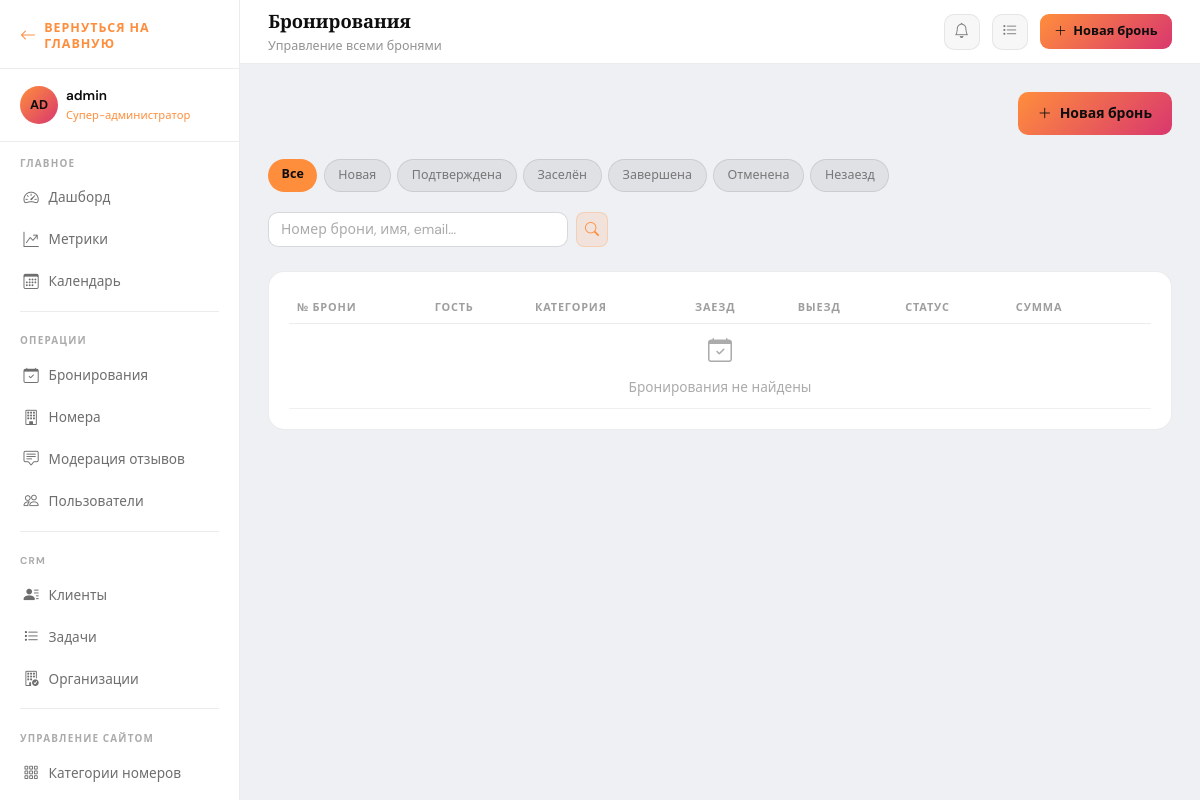
The page /dashboard/bookings/ (signed in) on the database its author committed.
### apps/accounts/models.py (models this page shows, shortened)
class User(AbstractUser, TimeStampedModel):
    username = None
    email = models.EmailField(_("email"), unique=True)
    role = models.CharField(
        _("роль"),
        max_length=20,
        choices=UserRole.choices,
        default=UserRole.USER,
        db_index=True,
    )
    phone = models.CharField(
        _("телефон"), max_length=20, blank=True, validators=[phone_validator]
    )
    patronymic = models.CharField(_("отчество"), max_length=150, blank=True)
    date_of_birth = models.DateField(_("дата рождения"), null=True, blank=True)
    avatar = models.ImageField(
        _("аватар"), upload_to="avatars/%Y/%m/", null=True, blank=True
    )
    preferred_language = models.CharField(
        _("язык интерфейса"), max_length=10, default="ru", blank=True,
        choices=[("ru", "Русский"), ("en", "English")],
    )
    marketing_consent    = models.BooleanField(_("согласие на рассылку"), default=False)
    email_notifications  = models.BooleanField(_("email-уведомления"),    default=True)
    USERNAME_FIELD  = "email"
    REQUIRED_FIELDS = []
    objects = UserManager()
    class Meta:
        verbose_name         = _("пользоваостиница")
        verbose_name_plural  = _("пользователи")
        ordering             = ["-created_at"]
        indexes = [
            models.Index(fields=["role", "is_active"]),
        ]
    @property
    def is_plain_user(self) -> bool:
        return self.role == UserRole.USER and not self.is_superuser
    @property
    def is_receptionist(self) -> bool:
        return self.has_role(UserRole.RECEPTIONIST)
    @property
    def is_manager(self) -> bool:
        return self.has_role(UserRole.MANAGER)
    @property
    def is_admin(self) -> bool:
        return self.has_role(UserRole.ADMIN)
    @property
    def is_super_admin(self) -> bool:
        return self.is_superuser or self.role == UserRole.SUPER_ADMIN
    def has_role(self, minimum_role: str) -> bool:
        if self.is_superuser:
            return True
        return role_gte(self.role, minimum_role)
    def get_short_name(self) -> str:
        return self.first_name or self.email.split("@")[0]
    def get_initials(self) -> str:
        parts = [self.first_name[:1], self.last_name[:1]]
        return "".join(p for p in parts if p).upper() or self.email[:2].upper()
    @property
    def push_notifications_unread_count(self) -> int:
        return self.push_notifications.filter(is_read=False).count()

### apps/dashboard/views.py (the view, shortened to what this page needs)
# urls.py: path("bookings/",                           views.BookingManagementView.as_view(), name="bookings"),
class BookingManagementView(ReceptionistRequiredMixin, ListView):
    template_name       = "dashboard/bookings.html"
    context_object_name = "bookings"
    paginate_by         = 20
    def get_queryset(self):
        return get_all_bookings_for_management(
            status=self.request.GET.get("status", ""),
            search=self.request.GET.get("q", ""),
        )
    def get_context_data(self, **kwargs):
        ctx = super().get_context_data(**kwargs)
        ctx["status_filter"]  = self.request.GET.get("status", "")
        ctx["search_query"]   = self.request.GET.get("q", "")
        ctx["status_choices"] = BookingStatus.choices
        return ctx

### templates/dashboard/bookings.html (shortened to what this page needs)
{% extends "dashboard/base_dashboard.html" %}
{% block dashboard_title %}Бронирования{% endblock %}
{% block dashboard_subtitle %}Управление всеми бронями{% endblock %}
{% block dashboard_content %}
<div class="d-flex justify-content-end mb-4">
  <a href="{% url 'bookings:staff_create' %}"
     style="background:linear-gradient(135deg,#ff8e3c,#d9376e);border:none;border-radius:10px;
            color:#0d0d0d;padding:.65rem 1.25rem;font-size:.875rem;font-weight:700;
            text-decoration:none;display:inline-flex;align-items:center;gap:.5rem">
    <i class="bi bi-plus-lg"></i>Новая бронь
  </a>
</div>
<div style="display:flex;gap:.4rem;flex-wrap:wrap;margin-bottom:1.25rem">
  <a href="?{% if search_query %}q={{ search_query }}{% endif %}"
     style="padding:.35rem .85rem;border-radius:20px;font-size:.78rem;text-decoration:none;
            {% if not status_filter %}background:#ff8e3c;color:#0d0d0d;font-weight:600;{% else %}background:rgba(13,13,13,.06);color:rgba(13,13,13,.5);border:1px solid rgba(13,13,13,.1);{% endif %}">
    Все
  </a>
  {% for val, lbl in status_choices %}
  <a href="?status={{ val }}{% if search_query %}&q={{ search_query }}{% endif %}"
     style="padding:.35rem .85rem;border-radius:20px;font-size:.78rem;text-decoration:none;
            {% if status_filter == val %}background:#ff8e3c;color:#0d0d0d;font-weight:600;{% else %}background:rgba(13,13,13,.06);color:rgba(13,13,13,.5);border:1px solid rgba(13,13,13,.1);{% endif %}">
    {{ lbl }}
  </a>
  {% endfor %}
</div>
<form method="get" class="d-flex gap-2 mb-4">
  <input type="text" name="q" value="{{ search_query }}"
         placeholder="Номер брони, имя, email…"
         class="form-control" style="max-width:300px;font-size:.875rem" />
  <button type="submit" class="btn btn-sm"
          style="background:rgba(255,142,60,.12);color:#ff8e3c;border:1px solid rgba(255,142,60,.25);border-radius:8px">
    <i class="bi bi-search"></i>
  </button>
</form>
<div class="dash-card">
  <div class="dash-table-wrap">
    <table class="dash-table">
      <thead>
        <tr>
          <th>№ брони</th><th>Гость</th><th>Категория</th>
          <th>Заезд</th><th>Выезд</th><th>Статус</th><th>Сумма</th><th></th>
        </tr>
      </thead>
      <tbody>
        {% for b in bookings %}
        <tr>
          <td>
            <a href="{% url 'bookings:staff_detail' b.pk %}"
               style="color:#ff8e3c;font-weight:600;text-decoration:none">
              {{ b.confirmation_number }}
            </a>
          </td>
          <td>
            <div class="guest-name">{{ b.guest_full_name }}</div>
            <div class="guest-sub">{{ b.guest_phone }}</div>
          </td>
          <td class="text-muted-sm">{{ b.room_category.name }}</td>
          <td class="text-muted-sm">{{ b.check_in|date:"d.m.Y" }}</td>
          <td class="text-muted-sm">{{ b.check_out|date:"d.m.Y" }}</td>
          <td>{% include "bookings/_status_badge.html" with status=b.status label=b.get_status_display %}</td>
          <td style="color:#0d0d0d;font-weight:500">{{ b.final_price|floatformat:0 }} ₽</td>
          <td>
            <a href="{% url 'bookings:staff_detail' b.pk %}" class="dash-row-link">
              <i class="bi bi-chevron-right"></i>
            </a>
          </td>
        </tr>
        {% empty %}
        <tr>
          <td colspan="8" class="dash-empty"><i class="bi bi-calendar-check"></i>Бронирования не найдены</td>
        </tr>
        {% endfor %}
      </tbody>
    </table>
  </div>
</div>
{% endblock %}

### templates/dashboard/base_dashboard.html (shortened to what this page needs)
{% extends "base.html" %}
{% load static %}
{% block body_class %}dash-app{% endblock %}
{% block content %}
<div class="dash-layout">
  <aside class="dash-sidebar" id="dashSidebar">
    <div class="sidebar-brand">
      <a href="{% url 'hotel:index' %}" class="sidebar-brand-home" aria-label="Вернуться на главную">
        <i class="bi bi-arrow-left" aria-hidden="true"></i>
        <span>Вернуться на главную</span>
      </a>
    </div>
    <div class="sidebar-user">
      <div class="d-flex align-items-center gap-2">
        <div class="sidebar-user-avatar">
          {% if request.user.avatar %}
            <img src="{{ request.user.avatar.url }}" alt="" />
          {% else %}
            {{ request.user.get_initials }}
          {% endif %}
        </div>
        <div>
          <div class="sidebar-user-name">{{ request.user.get_short_name }}</div>
          <div class="sidebar-user-role">{{ request.user.get_role_display }}</div>
        </div>
      </div>
    </div>
    <ul class="sidebar-nav" style="flex:1;padding-bottom:1rem">
      <div class="sidebar-section-label">Главное</div>
      <li>
        <a href="{% url 'dashboard:index' %}"
           class="{% if request.resolver_match.url_name == 'index' and request.resolver_match.namespace == 'dashboard' %}active{% endif %}">
          <i class="bi bi-speedometer2"></i> Дашборд
        </a>
      </li>
      {% if request.user.is_manager or request.user.is_admin or request.user.is_super_admin or request.user.is_superuser %}
      <li>
        <a href="{% url 'dashboard:metrics' %}"
           class="{% if request.resolver_match.url_name == 'metrics' %}active{% endif %}">
          <i class="bi bi-graph-up-arrow"></i> Метрики
        </a>
      </li>
      {% endif %}
      <li>
        <a href="{% url 'dashboard:calendar' %}"
           class="{% if request.resolver_match.url_name == 'calendar' %}active{% endif %}">
          <i class="bi bi-calendar3"></i> Календарь
        </a>
      </li>
      <div class="sidebar-divider"></div>
      <div class="sidebar-section-label">Операции</div>
      <li>
        <a href="{% url 'bookings:staff_list' %}"
           class="{% if request.resolver_match.namespace == 'bookings' %}active{% endif %}">
          <i class="bi bi-calendar-check"></i> Бронирования
        </a>
      </li>
      <li>
        <a href="{% url 'dashboard:rooms' %}"
           class="{% if request.resolver_match.url_name == 'rooms' %}active{% endif %}">
          <i class="bi bi-building"></i> Номера
        </a>
      </li>
      {% if request.user.is_receptionist %}
      <li>
        <a href="{% url 'dashboard:reviews' %}"
           class="{% if request.resolver_match.url_name == 'reviews' %}active{% endif %}">
          <i class="bi bi-chat-square-text"></i> Модерация отзывов
        </a>
      </li>
      {% endif %}
      <li>
        <a href="{% url 'accounts:user_list' %}"
           class="{% if request.resolver_match.namespace == 'accounts' and 'user' in request.resolver_match.url_name %}active{% endif %}">
          <i class="bi bi-people"></i> Пользователи
        </a>
      </li>
      <div class="sidebar-divider"></div>
      <div class="sidebar-section-label">CRM</div>
      <li>
        <a href="{% url 'crm:client_list' %}"
           class="{% if request.resolver_match.namespace == 'crm' and 'client' in request.resolver_match.url_name %}active{% endif %}">
          <i class="bi bi-person-lines-fill"></i> Клиенты
        </a>
      </li>
      <li>
        <a href="{% url 'crm:task_list' %}"
           class="{% if request.resolver_match.url_name == 'task_list' %}active{% endif %}">
          <i class="bi bi-list-task"></i> Задачи
        </a>
      </li>
      <li>
        <a href="{% url 'crm:organization_list' %}"
           class="{% if request.resolver_match.url_name == 'organization_list' %}active{% endif %}">
          <i class="bi bi-building-check"></i> Организации
        </a>
      </li>
      <div class="sidebar-divider"></div>
      <div class="sidebar-section-label">Управление сайтом</div>
      <li>
        <a href="{% url 'hotel:staff_category_list' %}"
           class="{% if request.resolver_match.namespace == 'hotel' and 'category' in request.resolver_match.url_name %}active{% endif %}">
          <i class="bi bi-grid-3x3-gap"></i> Категории номеров
        </a>
      </li>
      <li>
        <a href="{% url 'hotel:staff_room_list' %}"
           class="{% if request.resolver_match.namespace == 'hotel' and 'room' in request.resolver_match.url_name and 'category' not in request.resolver_match.url_name %}active{% endif %}">
        </a>
      </li>
    </ul>
  </aside>
  <div class="dash-main">
    <div class="dash-topbar">
      <div class="dash-topbar-info">
        <div class="dash-topbar-title">{% block dashboard_title %}Панель управления{% endblock %}</div>
        <div class="dash-topbar-subtitle">{% block dashboard_subtitle %}{% endblock %}</div>
      </div>
      <div class="dash-topbar-actions">
        {% with unread_count=request.user.push_notifications_unread_count %}
        <div class="notif-wrap">
          <button type="button" class="topbar-icon-btn notif-toggle-btn" id="notifToggleBtn"
                  onclick="toggleNotifPanel(event)" aria-label="Уведомления" aria-expanded="false">
            <i class="bi bi-bell"></i>
          </button>
        </div>
        {% endwith %}
        <a href="{% url 'crm:task_list' %}" class="topbar-icon-btn" title="Задачи">
          <i class="bi bi-list-task"></i>
        </a>
        <a href="{% url 'bookings:staff_create' %}" class="topbar-new-booking" title="Новая бронь">
          <i class="bi bi-plus-lg"></i>
          <span>Новая бронь</span>
        </a>
      </div>
    </div>
    <div class="dash-content">
      {% block dashboard_content %}{% endblock %}
    </div>
  </div>
</div>
{% endblock %}

### rows shown on the page
User: user.get_initials "AD", user.get_short_name "admin", user.role "Супер-администратор"

### other values the page prints
{{ lbl }} "Новая" "Подтверждена" "Заселён" "Завершена" "Отменена" "Незаезд"
